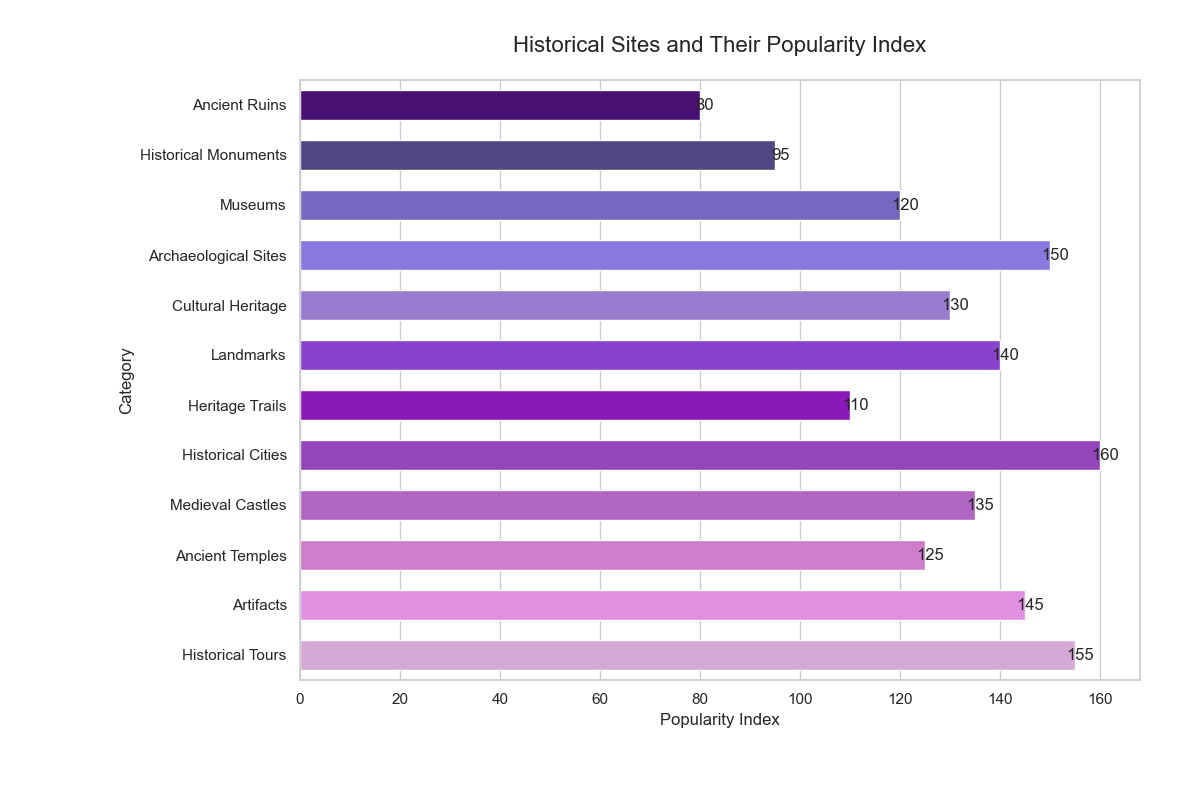

The Python source for this figure:

import seaborn as sns
import pandas as pd
import matplotlib.pyplot as plt

# Data
data = {
    'Category': ['Ancient Ruins', 'Historical Monuments', 'Museums', 'Archaeological Sites', 'Cultural Heritage',
                 'Landmarks', 'Heritage Trails', 'Historical Cities', 'Medieval Castles', 'Ancient Temples', 'Artifacts', 'Historical Tours'],
    'Value': [80, 95, 120, 150, 130, 140, 110, 160, 135, 125, 145, 155]
}

# Create DataFrame
df = pd.DataFrame(data)

# seaborn style
sns.set_theme(style="whitegrid")

# Create a color palette
palette = ['#4B0082', '#483D8B', '#6A5ACD', '#7B68EE', '#9370DB', '#8A2BE2', '#9400D3', '#9932CC', '#BA55D3', '#DA70D6', '#EE82EE', '#DDA0DD']

# Initialize the matplotlib figure
f, ax = plt.subplots(figsize=(12, 8))

# Plot the data
sns.barplot(y="Category", x="Value", data=df, palette=palette, width=0.6)

# Customize the axes and title
ax.set_xlabel('Popularity Index')
ax.set_ylabel('Category')
ax.set_title('Historical Sites and Their Popularity Index', fontsize=16, pad=20)

# Show values on bars
for p in ax.patches:
    width = p.get_width()
    plt.text(width + 1, p.get_y() + p.get_height() / 2,
             '{:1.0f}'.format(width),
             ha='center', va='center')

# Set the margins
plt.subplots_adjust(left=0.25, right=0.95, top=0.90, bottom=0.15)

# Show the plot
plt.show()
